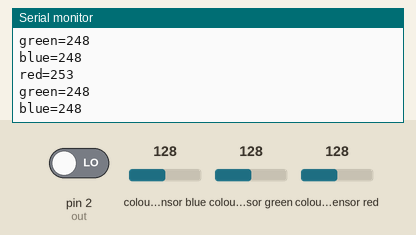
Simulated run of this sketch. Board: Arduino Uno, built with avr-gcc and run on an emulated ATmega328P. Parts: the last lines printed to the serial monitor. Wiring (inferred from the names in the program): TCS3200 colour sensor: output pin 2; S2 pin 5; S3 pin 6; S0 pin 3; S1 pin 4. The test bench sets the inputs (shaded band); at power-on: colour sensor blue 128, colour sensor green 128, colour sensor red 128, pin 2 (out) LOW.

Above: at 1.2 s.
1.3 s: colour sensor blue set to 5
At 1.8 s:
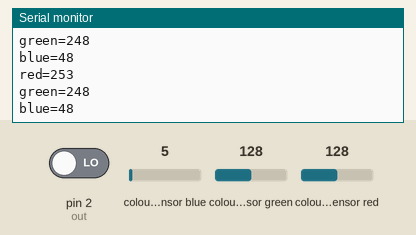
2.8 s: colour sensor green set to 5
At 3.8 s:
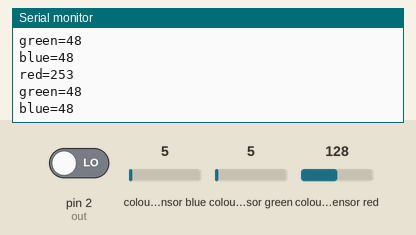
4.3 s: colour sensor green set to 64
At 4.9 s:
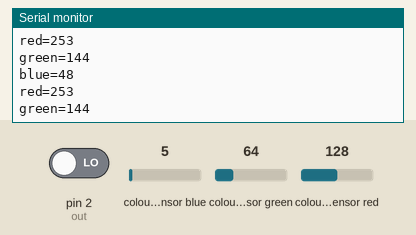
7.3 s: colour sensor red set to 5
At 8.1 s:
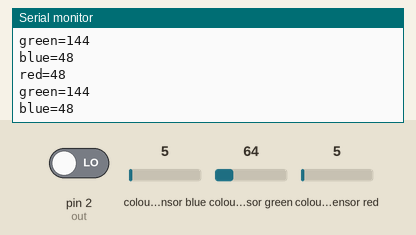
Timing chart, 0 to 9.8 s (numbered marks = the images above; inputs shaded):
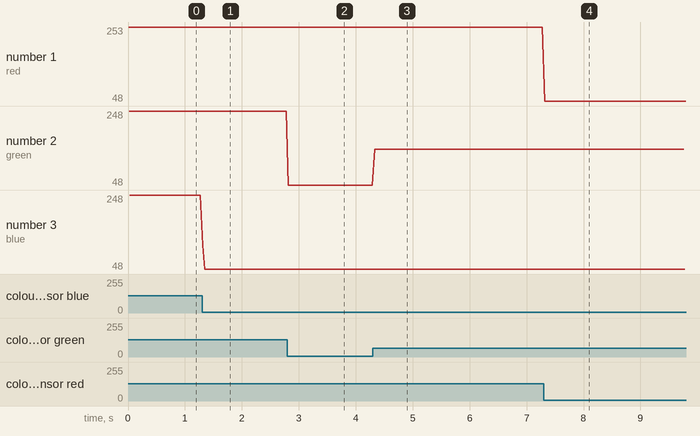

Measured:
- after the input at 1.3 s, the serial monitor: prints a new line at once (image 1)
- after the input at 2.8 s, the serial monitor: prints a new line at once (image 2)
- after the input at 4.3 s, the serial monitor: prints a new line at once (image 3)
- after the input at 7.3 s, the serial monitor: prints a new line at once (image 4)
- plotted number 2: 48 → 144 after the input at 4.3 s
- plotted number 3: 248 → 48 after the input at 1.3 s

The sketch:

colorTest4.ino
```cpp
int s0=3,s1=4,s2=5,s3=6;
int out=2;
int flag=0;
byte counter=0;
byte countR=0,countG=0,countB=0;
void setup()
 {
 Serial.begin(9600);
 pinMode(s0,OUTPUT);
 pinMode(s1,OUTPUT);
 pinMode(s2,OUTPUT);
 pinMode(s3,OUTPUT);
  pinMode(out, INPUT);

 }
void TCS()
 {
 flag=0;
 digitalWrite(s1,HIGH);
 digitalWrite(s0,HIGH);
 digitalWrite(s2,LOW);
 digitalWrite(s3,LOW);
 attachInterrupt(0, ISR_INTO, CHANGE);
 timer0_init();

 }
void ISR_INTO()
 {
 counter++;
 }
 void timer0_init(void)
 {
  TCCR2A=0x00;
  TCCR2B=0x07;   //the clock frequency source 1024 points
  TCNT2= 100;    //10 ms overflow again
  TIMSK2 = 0x01; //allow interrupt
 }
 int i=0;
 ISR(TIMER2_OVF_vect)//the timer 2, 10ms interrupt overflow again. Internal overflow interrupt executive function
{
    TCNT2=100;
    flag++;
 if(flag==1)
  {
    countR=counter;
    Serial.print("red=");
    Serial.println(countR,DEC);
    digitalWrite(s2,HIGH);
    digitalWrite(s3,HIGH);
  }
  else if(flag==2)
   {
    countG=counter;
    Serial.print("green=");
    Serial.println(countG,DEC);
    digitalWrite(s2,LOW);
    digitalWrite(s3,HIGH);
   }
   else if(flag==3)
    {
    countB=counter;
    Serial.print("blue=");
    Serial.println(countB,DEC);
    Serial.println("\n");
    digitalWrite(s2,LOW);
    digitalWrite(s3,LOW);

    }
    else if(flag==4)
     {
     flag=0;
     }
     counter=0;
}
void loop()
 {
  TCS();
while(1);
 }
```
